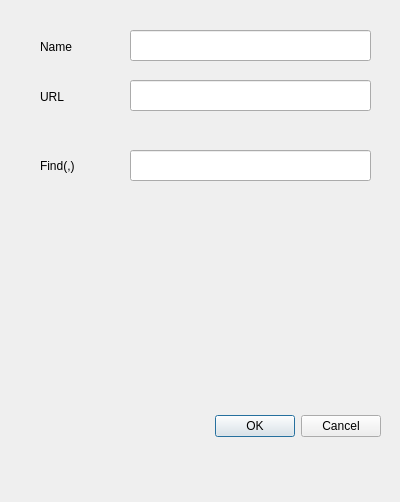
<?xml version="1.0" encoding="UTF-8"?>
<ui version="4.0">
 <class>Dialog</class>
 <widget class="QDialog" name="Dialog">
  <property name="geometry">
   <rect>
    <x>0</x>
    <y>0</y>
    <width>400</width>
    <height>502</height>
   </rect>
  </property>
  <property name="windowTitle">
   <string>Dialog</string>
  </property>
  <widget class="QDialogButtonBox" name="button_choice_bool">
   <property name="geometry">
    <rect>
     <x>40</x>
     <y>410</y>
     <width>341</width>
     <height>32</height>
    </rect>
   </property>
   <property name="orientation">
    <enum>Qt::Horizontal</enum>
   </property>
   <property name="standardButtons">
    <set>QDialogButtonBox::Cancel|QDialogButtonBox::Ok</set>
   </property>
  </widget>
  <widget class="QLineEdit" name="input_name">
   <property name="geometry">
    <rect>
     <x>130</x>
     <y>30</y>
     <width>241</width>
     <height>31</height>
    </rect>
   </property>
  </widget>
  <widget class="QLabel" name="label_name">
   <property name="geometry">
    <rect>
     <x>40</x>
     <y>40</y>
     <width>47</width>
     <height>13</height>
    </rect>
   </property>
   <property name="text">
    <string>Name</string>
   </property>
  </widget>
  <widget class="QLabel" name="label_url">
   <property name="geometry">
    <rect>
     <x>40</x>
     <y>90</y>
     <width>47</width>
     <height>13</height>
    </rect>
   </property>
   <property name="text">
    <string>URL</string>
   </property>
  </widget>
  <widget class="QLineEdit" name="input_url">
   <property name="geometry">
    <rect>
     <x>130</x>
     <y>80</y>
     <width>241</width>
     <height>31</height>
    </rect>
   </property>
  </widget>
  <widget class="QLabel" name="label_find">
   <property name="geometry">
    <rect>
     <x>40</x>
     <y>155</y>
     <width>71</width>
     <height>21</height>
    </rect>
   </property>
   <property name="text">
    <string>Find(,)</string>
   </property>
  </widget>
  <widget class="QLineEdit" name="input_find">
   <property name="geometry">
    <rect>
     <x>130</x>
     <y>150</y>
     <width>241</width>
     <height>31</height>
    </rect>
   </property>
  </widget>
 </widget>
 <resources/>
 <connections>
  <connection>
   <sender>button_choice_bool</sender>
   <signal>accepted()</signal>
   <receiver>Dialog</receiver>
   <slot>accept()</slot>
   <hints>
    <hint type="sourcelabel">
     <x>248</x>
     <y>254</y>
    </hint>
    <hint type="destinationlabel">
     <x>157</x>
     <y>274</y>
    </hint>
   </hints>
  </connection>
  <connection>
   <sender>button_choice_bool</sender>
   <signal>rejected()</signal>
   <receiver>Dialog</receiver>
   <slot>reject()</slot>
   <hints>
    <hint type="sourcelabel">
     <x>316</x>
     <y>260</y>
    </hint>
    <hint type="destinationlabel">
     <x>286</x>
     <y>274</y>
    </hint>
   </hints>
  </connection>
 </connections>
</ui>
